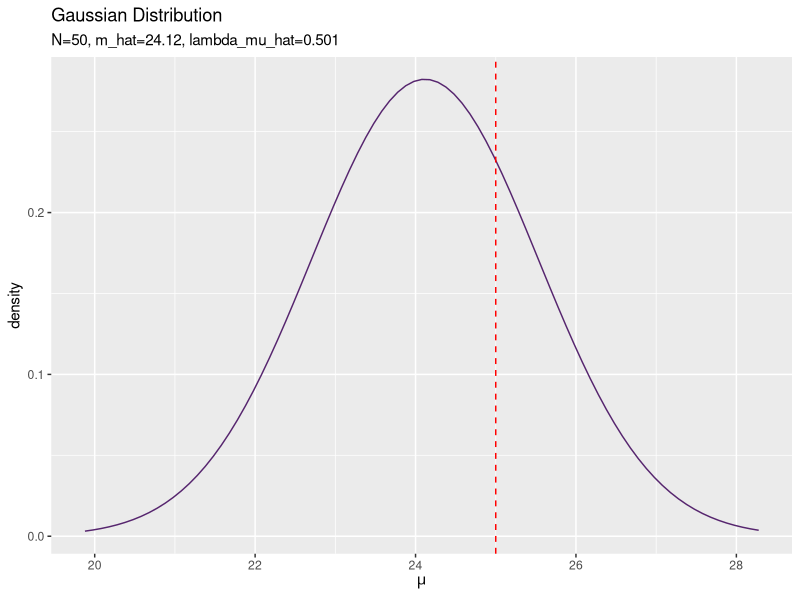
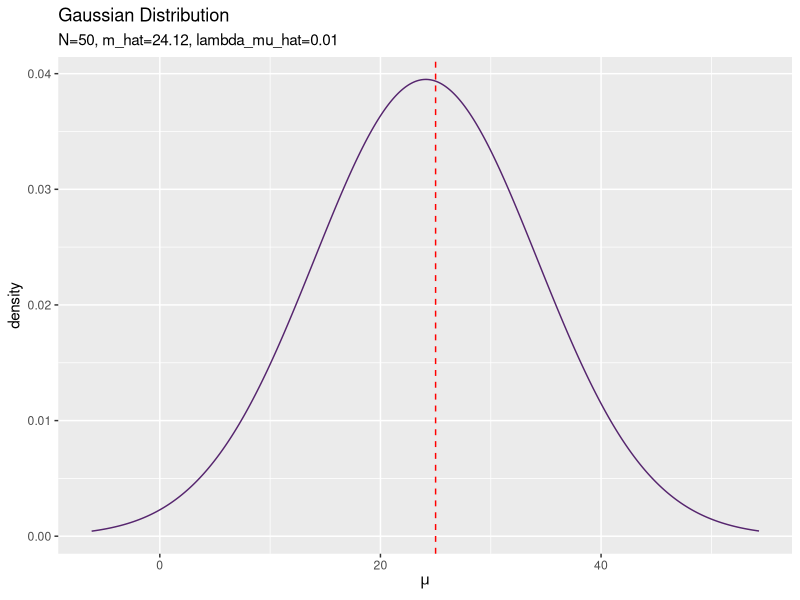

Recreate these plots in R, in order. (Note: this script raises an error after producing the figures.)

# 3.3.1 1次元ガウス分布の学習と予測：平均が未知の場合 ----------------------------------------------------

# 3.3.1 事後分布 --------------------------------------------------------------


# 利用パッケージ
library(tidyverse)


## パラメータの初期値を指定
# 観測モデルのパラメータ
mu_truth <- 25
lambda <- 0.01

# 事前分布のパラメータ
m <- 20
lambda_mu <- 0.001

# 試行回数
N <- 50


# ガウス分布に従うデータを生成
x_n <- rnorm(n = N, mean = mu_truth, sd = sqrt(lambda^(-1)))

# 観測データを確認
summary(x_n)


# 事後分布のパラメータを計算
lambda_mu_hat <- N * lambda + lambda_mu
m_hat <- (lambda * sum(x_n) + lambda_mu * m) / lambda_mu_hat

# 事後分布を計算
posterior_df <- tibble(
  mu = seq(
    m_hat - 3 * sqrt(lambda_mu_hat^(-1)), 
    m_hat + 3 * sqrt(lambda_mu_hat^(-1)), 
    by = 0.1
  ),  # 作図用の値
  density = dnorm(mu, mean = m_hat, sd = sqrt(lambda_mu_hat^(-1))) # 確率密度
)

# 作図
ggplot(posterior_df, aes(mu, density)) + 
  geom_line(color = "#56256E") + # 折れ線グラフ
  geom_vline(aes(xintercept = mu_truth), 
             color = "red", linetype = "dashed") + # 垂直線
  labs(title = "Gaussian Distribution", 
       subtitle = paste0("N=", N, ", m_hat=", round(m_hat, 2), ", lambda_mu_hat=", lambda_mu_hat), 
       x = expression(mu)) # ラベル


# 3.3.1 予測分布 --------------------------------------------------------------


# 予測分布のパラメータを計算
lambda_hat <- lambda * lambda_mu_hat / (lambda + lambda_mu_hat)
mu_hat <- m_hat

#lambda_hat <- (N * lambda + lambda_mu) * lambda / ((N + 1) * lambda + lambda_mu)
#mu_hat <- (lambda * sum(x_n) + lambda_mu * m) / (N * lambda + lambda_mu)


# 予測分布の計算
predict_df <- tibble(
  x = seq(
    mu_hat - 3 * sqrt(lambda_hat^(-1)), 
    mu_hat + 3 * sqrt(lambda_hat^(-1)), 
    by = 0.1
  ),  # 作図用の値
  density = dnorm(x, mean = mu_hat, sd = sqrt(lambda_hat^(-1))) # 確率密度
)


# 作図
ggplot(predict_df, aes(x, density)) + 
  geom_line(color = "#56256E") + # 折れ線グラフ
  geom_vline(aes(xintercept = mu_truth), 
             color = "red", linetype = "dashed") + # 垂直線
  labs(title = "Gaussian Distribution", 
       subtitle = paste0("N=", N, ", m_hat=", round(mu_hat, 2), ", lambda_mu_hat=", round(lambda_hat, 2)), 
       x = expression(mu)) # ラベル


# 3.3.1 gif ----------------------------------------------------


# 利用パッケージ
library(tidyverse)
library(gganimate)


## パラメータの初期値を指定
# 観測モデルのパラメータ
mu_truth <- 25
lambda <- 0.01

# 事前分布のパラメータ
m <- 20
lambda_mu <- 0.001

# 試行回数
N <- 50


# 事前分布を計算
posterior_df <- tibble(
  mu = seq(
    mu_truth - 2 * sqrt(lambda^(-1)), 
    mu_truth + 2 * sqrt(lambda^(-1)), 
    by = 0.01
  ),  # 作図用の値
  density = dnorm(mu, mean = m, sd = sqrt(lambda_mu^(-1))), # 確率密度
  N = 0  # 試行回数
)


# 初期値による予測分布のパラメータを計算
lambda_star <- lambda * lambda_mu / (lambda + lambda_mu)
mu_star <- m

# 初期値による予測分布を計算
predict_df <- tibble(
  x = seq(
    mu_truth - 3 * sqrt(lambda^(-1)), 
    mu_truth + 3 * sqrt(lambda^(-1)), 
    by = 0.01
  ),  # 作図用の値
  density = dnorm(x, mean = mu_star, sd = sqrt(lambda_star^(-1))),  # 確率密度
  N = 0 # 試行回数
)


# パラメータを推定
x_n <- rep(0, N) # 受け皿
for(n in 1:N){
  
  # ガンマ分布に従うデータを生成
  x_n[n] <- rnorm(n = 1, mean = mu_truth, sd = sqrt(lambda^(-1)))
  
  
  # パラメータを更新
  lambda_mu_old <- lambda_mu
  lambda_mu <- 1 * lambda + lambda_mu
  m <- (lambda * x_n[n] + lambda_mu_old * m) / lambda_mu
  
  # 事後分布を計算
  tmp_posterior_df <- tibble(
    mu = seq(
      mu_truth - 2 * sqrt(lambda^(-1)), 
      mu_truth + 2 * sqrt(lambda^(-1)), 
      by = 0.01
    ),  # 作図用の値
    density = dnorm(mu, mean = m, sd = sqrt(lambda_mu^(-1))),  # 確率密度
    N = n  # 試行回数
  )
  
  
  # 予測分布のパラメータを計算
  lambda_star <- lambda * lambda_mu / (lambda + lambda_mu)
  mu_star <- m
  
  # 予測分布を計算
  tmp_predict_df <- tibble(
    x = seq(
      mu_truth - 3 * sqrt(lambda^(-1)), 
      mu_truth + 3 * sqrt(lambda^(-1)), 
      by = 0.01
    ),  # 作図用の値
    density = dnorm(x, mean = mu_star, sd = sqrt(lambda_star^(-1))),  # 確率密度
    N = n # 試行回数
  )
  
  
  # 推定結果を結合
  posterior_df <- rbind(posterior_df, tmp_posterior_df)
  predict_df <- rbind(predict_df, tmp_predict_df)
}

# 観測データを確認
summary(x_n)


## 事後分布
# 作図
posterior_graph <- ggplot(posterior_df, aes(mu, density)) + 
  geom_line(color = "#56256E") + # 折れ線グラフ
  geom_vline(aes(xintercept = mu_truth), 
             color = "red", linetype = "dashed") + # 垂直線
  transition_manual(N) + # フレーム
  labs(title = "Gaussian Distribution", 
       subtitle = "N= {current_frame}", 
       x = expression(mu)) # ラベル

# 描画
animate(posterior_graph)


## 予測分布
predict_graph <- ggplot(predict_df, aes(x, density)) + 
  geom_line(color = "#56256E") + # 折れ線グラフ
  geom_vline(aes(xintercept = mu_truth), 
             color = "red", linetype = "dashed") + # 垂直線
  transition_manual(N) + # フレーム
  labs(title = "Gaussian Distribution", 
       subtitle = "N= {current_frame}", 
       x = expression(x)) # ラベル

# 描画
animate(predict_graph)
